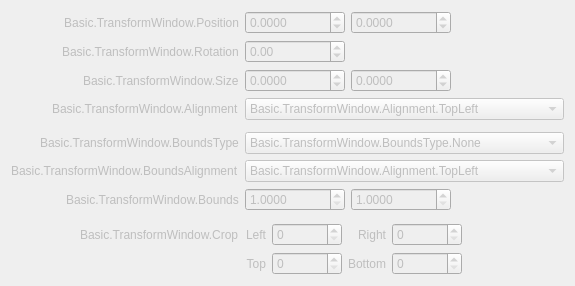
<?xml version="1.0" encoding="UTF-8"?>
<ui version="4.0">
 <class>OBSBasicTransform</class>
 <widget class="QWidget" name="OBSBasicTransform">
  <property name="enabled">
   <bool>false</bool>
  </property>
  <property name="geometry">
   <rect>
    <x>0</x>
    <y>0</y>
    <width>564</width>
    <height>241</height>
   </rect>
  </property>
  <property name="windowTitle">
   <string>Basic.TransformWindow</string>
  </property>
  <layout class="QVBoxLayout" name="verticalLayout">
   <item>
    <layout class="QFormLayout" name="formLayout">
     <property name="fieldGrowthPolicy">
      <enum>QFormLayout::AllNonFixedFieldsGrow</enum>
     </property>
     <property name="labelAlignment">
      <set>Qt::AlignRight|Qt::AlignTrailing|Qt::AlignVCenter</set>
     </property>
     <item row="0" column="0">
      <widget class="QLabel" name="label">
       <property name="sizePolicy">
        <sizepolicy hsizetype="Preferred" vsizetype="Minimum">
         <horstretch>0</horstretch>
         <verstretch>0</verstretch>
        </sizepolicy>
       </property>
       <property name="minimumSize">
        <size>
         <width>170</width>
         <height>0</height>
        </size>
       </property>
       <property name="text">
        <string>Basic.TransformWindow.Position</string>
       </property>
       <property name="alignment">
        <set>Qt::AlignRight|Qt::AlignTrailing|Qt::AlignVCenter</set>
       </property>
      </widget>
     </item>
     <item row="0" column="1">
      <widget class="QWidget" name="widget" native="true">
       <property name="sizePolicy">
        <sizepolicy hsizetype="Fixed" vsizetype="Preferred">
         <horstretch>0</horstretch>
         <verstretch>0</verstretch>
        </sizepolicy>
       </property>
       <layout class="QHBoxLayout" name="horizontalLayout">
        <property name="leftMargin">
         <number>0</number>
        </property>
        <property name="topMargin">
         <number>0</number>
        </property>
        <property name="rightMargin">
         <number>0</number>
        </property>
        <property name="bottomMargin">
         <number>0</number>
        </property>
        <item>
         <widget class="QDoubleSpinBox" name="positionX">
          <property name="minimumSize">
           <size>
            <width>100</width>
            <height>0</height>
           </size>
          </property>
          <property name="decimals">
           <number>4</number>
          </property>
          <property name="minimum">
           <double>-90001.000000000000000</double>
          </property>
          <property name="maximum">
           <double>90001.000000000000000</double>
          </property>
         </widget>
        </item>
        <item>
         <widget class="QDoubleSpinBox" name="positionY">
          <property name="minimumSize">
           <size>
            <width>100</width>
            <height>0</height>
           </size>
          </property>
          <property name="decimals">
           <number>4</number>
          </property>
          <property name="minimum">
           <double>-90001.000000000000000</double>
          </property>
          <property name="maximum">
           <double>90001.000000000000000</double>
          </property>
         </widget>
        </item>
       </layout>
      </widget>
     </item>
     <item row="1" column="0">
      <widget class="QLabel" name="label_2">
       <property name="text">
        <string>Basic.TransformWindow.Rotation</string>
       </property>
      </widget>
     </item>
     <item row="1" column="1">
      <widget class="QDoubleSpinBox" name="rotation">
       <property name="sizePolicy">
        <sizepolicy hsizetype="Maximum" vsizetype="Fixed">
         <horstretch>0</horstretch>
         <verstretch>0</verstretch>
        </sizepolicy>
       </property>
       <property name="minimumSize">
        <size>
         <width>100</width>
         <height>0</height>
        </size>
       </property>
       <property name="minimum">
        <double>-360.000000000000000</double>
       </property>
       <property name="maximum">
        <double>360.000000000000000</double>
       </property>
       <property name="singleStep">
        <double>0.100000000000000</double>
       </property>
      </widget>
     </item>
     <item row="2" column="0">
      <widget class="QLabel" name="label_3">
       <property name="text">
        <string>Basic.TransformWindow.Size</string>
       </property>
      </widget>
     </item>
     <item row="2" column="1">
      <widget class="QWidget" name="widget_2" native="true">
       <property name="sizePolicy">
        <sizepolicy hsizetype="Maximum" vsizetype="Preferred">
         <horstretch>0</horstretch>
         <verstretch>0</verstretch>
        </sizepolicy>
       </property>
       <layout class="QHBoxLayout" name="horizontalLayout_2">
        <property name="leftMargin">
         <number>0</number>
        </property>
        <property name="topMargin">
         <number>0</number>
        </property>
        <property name="rightMargin">
         <number>0</number>
        </property>
        <property name="bottomMargin">
         <number>0</number>
        </property>
        <item>
         <widget class="QDoubleSpinBox" name="sizeX">
          <property name="minimumSize">
           <size>
            <width>100</width>
            <height>0</height>
           </size>
          </property>
          <property name="decimals">
           <number>4</number>
          </property>
          <property name="minimum">
           <double>-90001.000000000000000</double>
          </property>
          <property name="maximum">
           <double>90001.000000000000000</double>
          </property>
          <property name="singleStep">
           <double>1.000000000000000</double>
          </property>
         </widget>
        </item>
        <item>
         <widget class="QDoubleSpinBox" name="sizeY">
          <property name="minimumSize">
           <size>
            <width>100</width>
            <height>0</height>
           </size>
          </property>
          <property name="decimals">
           <number>4</number>
          </property>
          <property name="minimum">
           <double>-90001.000000000000000</double>
          </property>
          <property name="maximum">
           <double>90001.000000000000000</double>
          </property>
          <property name="singleStep">
           <double>1.000000000000000</double>
          </property>
         </widget>
        </item>
       </layout>
      </widget>
     </item>
     <item row="3" column="0">
      <widget class="QLabel" name="label_4">
       <property name="text">
        <string>Basic.TransformWindow.Alignment</string>
       </property>
      </widget>
     </item>
     <item row="3" column="1">
      <widget class="QComboBox" name="align">
       <property name="currentText">
        <string>Basic.TransformWindow.Alignment.TopLeft</string>
       </property>
       <item>
        <property name="text">
         <string>Basic.TransformWindow.Alignment.TopLeft</string>
        </property>
       </item>
       <item>
        <property name="text">
         <string>Basic.TransformWindow.Alignment.TopCenter</string>
        </property>
       </item>
       <item>
        <property name="text">
         <string>Basic.TransformWindow.Alignment.TopRight</string>
        </property>
       </item>
       <item>
        <property name="text">
         <string>Basic.TransformWindow.Alignment.CenterLeft</string>
        </property>
       </item>
       <item>
        <property name="text">
         <string>Basic.TransformWindow.Alignment.Center</string>
        </property>
       </item>
       <item>
        <property name="text">
         <string>Basic.TransformWindow.Alignment.CenterRight</string>
        </property>
       </item>
       <item>
        <property name="text">
         <string>Basic.TransformWindow.Alignment.BottomLeft</string>
        </property>
       </item>
       <item>
        <property name="text">
         <string>Basic.TransformWindow.Alignment.BottomCenter</string>
        </property>
       </item>
       <item>
        <property name="text">
         <string>Basic.TransformWindow.Alignment.BottomRight</string>
        </property>
       </item>
      </widget>
     </item>
     <item row="4" column="1">
      <spacer name="verticalSpacer">
       <property name="orientation">
        <enum>Qt::Vertical</enum>
       </property>
       <property name="sizeHint" stdset="0">
        <size>
         <width>10</width>
         <height>10</height>
        </size>
       </property>
      </spacer>
     </item>
     <item row="5" column="0">
      <widget class="QLabel" name="label_5">
       <property name="text">
        <string>Basic.TransformWindow.BoundsType</string>
       </property>
      </widget>
     </item>
     <item row="5" column="1">
      <widget class="QComboBox" name="boundsType">
       <item>
        <property name="text">
         <string>Basic.TransformWindow.BoundsType.None</string>
        </property>
       </item>
       <item>
        <property name="text">
         <string>Basic.TransformWindow.BoundsType.Stretch</string>
        </property>
       </item>
       <item>
        <property name="text">
         <string>Basic.TransformWindow.BoundsType.ScaleInner</string>
        </property>
       </item>
       <item>
        <property name="text">
         <string>Basic.TransformWindow.BoundsType.ScaleOuter</string>
        </property>
       </item>
       <item>
        <property name="text">
         <string>Basic.TransformWindow.BoundsType.ScaleToWidth</string>
        </property>
       </item>
       <item>
        <property name="text">
         <string>Basic.TransformWindow.BoundsType.ScaleToHeight</string>
        </property>
       </item>
       <item>
        <property name="text">
         <string>Basic.TransformWindow.BoundsType.MaxOnly</string>
        </property>
       </item>
      </widget>
     </item>
     <item row="6" column="0">
      <widget class="QLabel" name="label_6">
       <property name="text">
        <string>Basic.TransformWindow.BoundsAlignment</string>
       </property>
      </widget>
     </item>
     <item row="6" column="1">
      <widget class="QComboBox" name="boundsAlign">
       <property name="enabled">
        <bool>false</bool>
       </property>
       <property name="currentText">
        <string>Basic.TransformWindow.Alignment.TopLeft</string>
       </property>
       <item>
        <property name="text">
         <string>Basic.TransformWindow.Alignment.TopLeft</string>
        </property>
       </item>
       <item>
        <property name="text">
         <string>Basic.TransformWindow.Alignment.TopCenter</string>
        </property>
       </item>
       <item>
        <property name="text">
         <string>Basic.TransformWindow.Alignment.TopRight</string>
        </property>
       </item>
       <item>
        <property name="text">
         <string>Basic.TransformWindow.Alignment.CenterLeft</string>
        </property>
       </item>
       <item>
        <property name="text">
         <string>Basic.TransformWindow.Alignment.Center</string>
        </property>
       </item>
       <item>
        <property name="text">
         <string>Basic.TransformWindow.Alignment.CenterRight</string>
        </property>
       </item>
       <item>
        <property name="text">
         <string>Basic.TransformWindow.Alignment.BottomLeft</string>
        </property>
       </item>
       <item>
        <property name="text">
         <string>Basic.TransformWindow.Alignment.BottomCenter</string>
        </property>
       </item>
       <item>
        <property name="text">
         <string>Basic.TransformWindow.Alignment.BottomRight</string>
        </property>
       </item>
      </widget>
     </item>
     <item row="7" column="0">
      <widget class="QLabel" name="label_7">
       <property name="text">
        <string>Basic.TransformWindow.Bounds</string>
       </property>
      </widget>
     </item>
     <item row="7" column="1">
      <widget class="QWidget" name="widget_3" native="true">
       <property name="sizePolicy">
        <sizepolicy hsizetype="Maximum" vsizetype="Preferred">
         <horstretch>0</horstretch>
         <verstretch>0</verstretch>
        </sizepolicy>
       </property>
       <layout class="QHBoxLayout" name="horizontalLayout_3">
        <property name="leftMargin">
         <number>0</number>
        </property>
        <property name="topMargin">
         <number>0</number>
        </property>
        <property name="rightMargin">
         <number>0</number>
        </property>
        <property name="bottomMargin">
         <number>0</number>
        </property>
        <item>
         <widget class="QDoubleSpinBox" name="boundsWidth">
          <property name="enabled">
           <bool>false</bool>
          </property>
          <property name="minimumSize">
           <size>
            <width>100</width>
            <height>0</height>
           </size>
          </property>
          <property name="decimals">
           <number>4</number>
          </property>
          <property name="minimum">
           <double>1.000000000000000</double>
          </property>
          <property name="maximum">
           <double>90001.000000000000000</double>
          </property>
         </widget>
        </item>
        <item>
         <widget class="QDoubleSpinBox" name="boundsHeight">
          <property name="enabled">
           <bool>false</bool>
          </property>
          <property name="minimumSize">
           <size>
            <width>100</width>
            <height>0</height>
           </size>
          </property>
          <property name="decimals">
           <number>4</number>
          </property>
          <property name="minimum">
           <double>1.000000000000000</double>
          </property>
          <property name="maximum">
           <double>90001.000000000000000</double>
          </property>
         </widget>
        </item>
       </layout>
      </widget>
     </item>
     <item row="8" column="1">
      <spacer name="verticalSpacer_2">
       <property name="orientation">
        <enum>Qt::Vertical</enum>
       </property>
       <property name="sizeHint" stdset="0">
        <size>
         <width>10</width>
         <height>10</height>
        </size>
       </property>
      </spacer>
     </item>
     <item row="9" column="0">
      <widget class="QLabel" name="label_8">
       <property name="text">
        <string>Basic.TransformWindow.Crop</string>
       </property>
      </widget>
     </item>
     <item row="9" column="1">
      <layout class="QGridLayout" name="gridLayout">
       <item row="0" column="1">
        <widget class="QSpinBox" name="cropLeft">
         <property name="sizePolicy">
          <sizepolicy hsizetype="Maximum" vsizetype="Fixed">
           <horstretch>0</horstretch>
           <verstretch>0</verstretch>
          </sizepolicy>
         </property>
         <property name="minimumSize">
          <size>
           <width>70</width>
           <height>0</height>
          </size>
         </property>
         <property name="maximum">
          <number>100000</number>
         </property>
        </widget>
       </item>
       <item row="0" column="3">
        <widget class="QSpinBox" name="cropRight">
         <property name="sizePolicy">
          <sizepolicy hsizetype="Maximum" vsizetype="Fixed">
           <horstretch>0</horstretch>
           <verstretch>0</verstretch>
          </sizepolicy>
         </property>
         <property name="minimumSize">
          <size>
           <width>70</width>
           <height>0</height>
          </size>
         </property>
         <property name="maximum">
          <number>100000</number>
         </property>
        </widget>
       </item>
       <item row="0" column="0">
        <widget class="QLabel" name="label_9">
         <property name="text">
          <string>Left</string>
         </property>
         <property name="alignment">
          <set>Qt::AlignRight|Qt::AlignTrailing|Qt::AlignVCenter</set>
         </property>
         <property name="buddy">
          <cstring>cropLeft</cstring>
         </property>
        </widget>
       </item>
       <item row="1" column="2">
        <widget class="QLabel" name="label_12">
         <property name="text">
          <string>Bottom</string>
         </property>
         <property name="alignment">
          <set>Qt::AlignRight|Qt::AlignTrailing|Qt::AlignVCenter</set>
         </property>
         <property name="buddy">
          <cstring>cropBottom</cstring>
         </property>
        </widget>
       </item>
       <item row="1" column="1">
        <widget class="QSpinBox" name="cropTop">
         <property name="sizePolicy">
          <sizepolicy hsizetype="Maximum" vsizetype="Fixed">
           <horstretch>0</horstretch>
           <verstretch>0</verstretch>
          </sizepolicy>
         </property>
         <property name="minimumSize">
          <size>
           <width>70</width>
           <height>0</height>
          </size>
         </property>
         <property name="maximum">
          <number>100000</number>
         </property>
        </widget>
       </item>
       <item row="1" column="3">
        <widget class="QSpinBox" name="cropBottom">
         <property name="sizePolicy">
          <sizepolicy hsizetype="Maximum" vsizetype="Fixed">
           <horstretch>0</horstretch>
           <verstretch>0</verstretch>
          </sizepolicy>
         </property>
         <property name="minimumSize">
          <size>
           <width>70</width>
           <height>0</height>
          </size>
         </property>
         <property name="maximum">
          <number>100000</number>
         </property>
        </widget>
       </item>
       <item row="1" column="0">
        <widget class="QLabel" name="label_11">
         <property name="text">
          <string>Top</string>
         </property>
         <property name="alignment">
          <set>Qt::AlignRight|Qt::AlignTrailing|Qt::AlignVCenter</set>
         </property>
         <property name="buddy">
          <cstring>cropTop</cstring>
         </property>
        </widget>
       </item>
       <item row="0" column="2">
        <widget class="QLabel" name="label_10">
         <property name="text">
          <string>Right</string>
         </property>
         <property name="alignment">
          <set>Qt::AlignRight|Qt::AlignTrailing|Qt::AlignVCenter</set>
         </property>
         <property name="buddy">
          <cstring>cropRight</cstring>
         </property>
        </widget>
       </item>
       <item row="0" column="4">
        <spacer name="horizontalSpacer">
         <property name="orientation">
          <enum>Qt::Horizontal</enum>
         </property>
         <property name="sizeHint" stdset="0">
          <size>
           <width>0</width>
           <height>0</height>
          </size>
         </property>
        </spacer>
       </item>
      </layout>
     </item>
    </layout>
   </item>
  </layout>
 </widget>
 <resources/>
 <connections>
  <connection>
   <sender>buttonBox</sender>
   <signal>rejected()</signal>
   <receiver>OBSBasicTransform</receiver>
   <slot>reject()</slot>
  </connection>
 </connections>
</ui>
